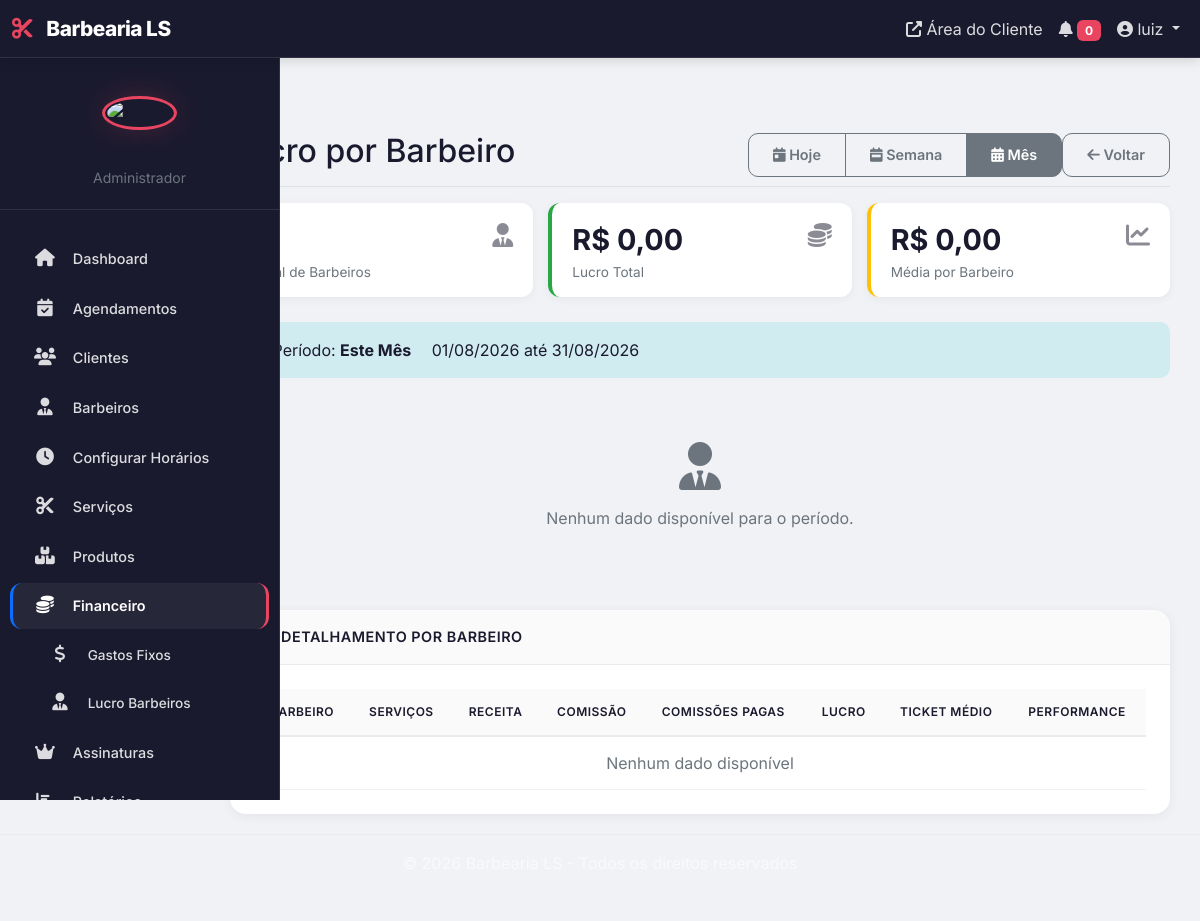
/finance/lucro-barbeiros/ (signed in), run on an earlier commit of the app's database.
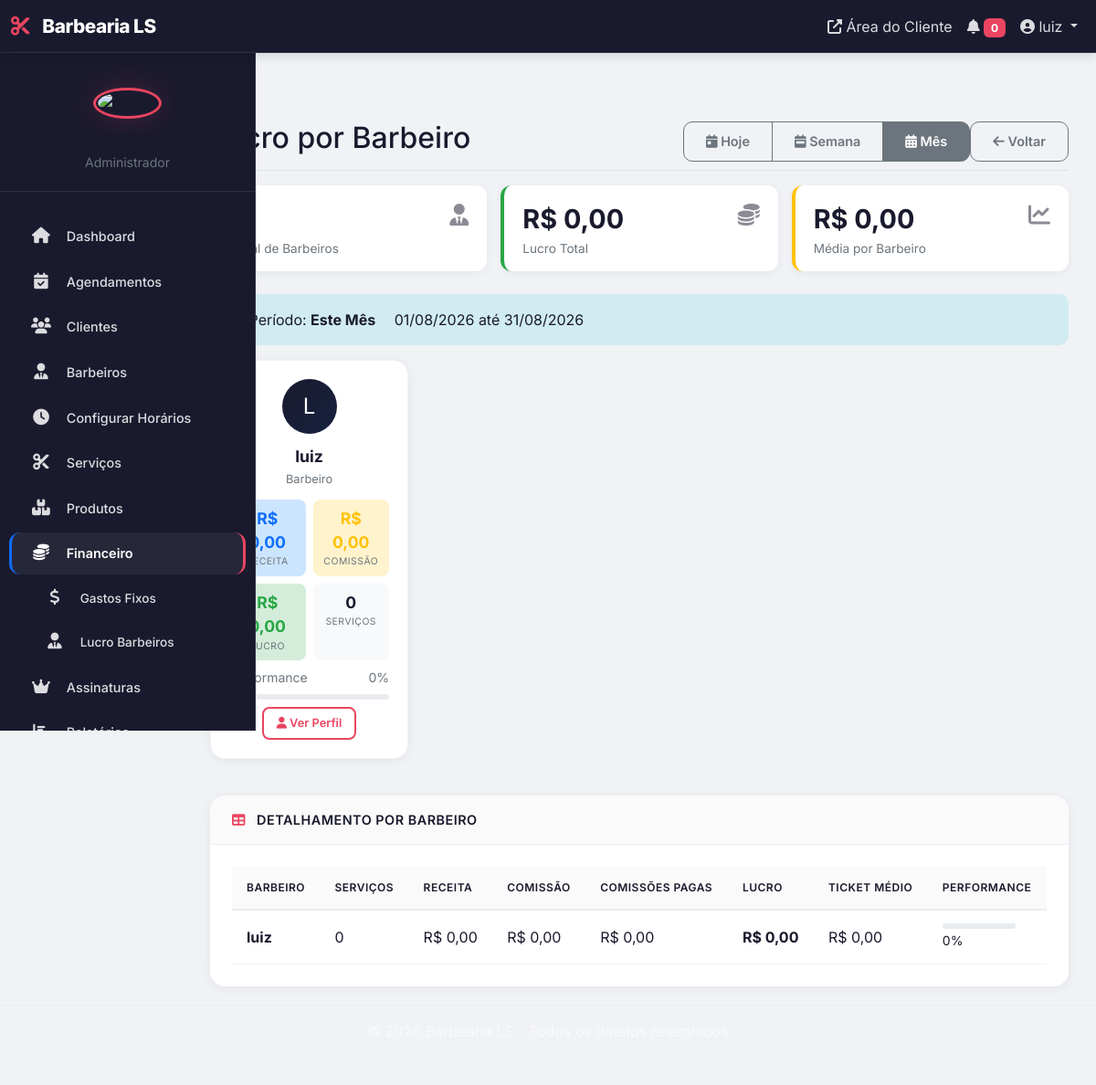
And on a later commit of the database.
### apps/barbers/models.py (models this page shows, shortened)
class Barber(BaseModel):
    class BarberStatus(models.TextChoices):
        ACTIVE = 'active', 'Ativo'
        INACTIVE = 'inactive', 'Inativo'
        ON_VACATION = 'on_vacation', 'Em Férias'
        ON_LEAVE = 'on_leave', 'Afastado'
    user = models.OneToOneField(
        User,
        on_delete=models.PROTECT,
        related_name='barber_profile',
        verbose_name=_('Usuário')
    )
    registration_number = models.CharField(
        _('Número de Registro'),
        max_length=20,
        unique=True,
        blank=True,
        null=True,
        help_text='Número de registro profissional (se aplicável)'
    )
    specialty = models.CharField(
        _('Especialidade'),
        max_length=100,
        blank=True,
        help_text='Especialidade principal do barbeiro'
    )
    bio = models.TextField(
        _('Biografia'),
        max_length=500,
        blank=True,
        help_text='Breve descrição sobre o barbeiro'
    )
    experience_years = models.PositiveIntegerField(
        _('Anos de Experiência'),
        default=0,
        help_text='Anos de experiência profissional'
    )
    commission_percentage = models.DecimalField(
        _('Percentual de Comissão'),
        max_digits=5,
        decimal_places=2,
        default=30.00,
        validators=[validate_percentage],
        help_text='Percentual de comissão sobre os serviços'
    )
    status = models.CharField(
        _('Status'),
        max_length=20,
        choices=BarberStatus.choices,
        default=BarberStatus.ACTIVE,
        db_index=True
    )
    total_services = models.PositiveIntegerField(
        _('Total de Serviços'),
        default=0,
        help_text='Total de serviços realizados'
    )
    image = models.ImageField(
        _('Imagem'),
        upload_to='barbers/%Y/%m/',
        blank=True,
        null=True,
        help_text='Foto do barbeiro'
    )
    class Meta:
        verbose_name = _('Barbeiro')
        verbose_name_plural = _('Barbeiros')
        ordering = ['user__first_name', 'user__last_name']
        indexes = [
            models.Index(fields=['status', 'is_active']),
            models.Index(fields=['user', 'is_active']),
        ]
    @property
    def full_name(self):
        return self.user.get_full_name()

### apps/accounts/models.py (models this page shows, shortened)
class User(AbstractUser):
    class UserType(models.TextChoices):
        ADMIN = 'admin', 'Administrador'
        MANAGER = 'manager', 'Gerente'
        BARBER = 'barber', 'Barbeiro'
        RECEPTIONIST = 'receptionist', 'Recepcionista'
        CUSTOMER = 'customer', 'Cliente'
    cpf = models.CharField(
        'CPF',
        max_length=14,
        unique=True,
        validators=[validate_cpf],
        blank=True,
        null=True,
        help_text='CPF do usuário (apenas números)'
    )
    phone = models.CharField(
        'Telefone',
        max_length=15,
        validators=[validate_phone],
        blank=True,
        help_text='Telefone com DDD (apenas números)'
    )
    birth_date = models.DateField(
        'Data de Nascimento',
        blank=True,
        null=True
    )
    user_type = models.CharField(
        'Tipo de Usuário',
        max_length=20,
        choices=UserType.choices,
        default=UserType.CUSTOMER,
        db_index=True
    )
    avatar = models.ImageField(
        'Avatar',
        upload_to='profiles/avatars/%Y/%m/',
        blank=True,
        null=True,
        help_text='Imagem de perfil do usuário'
    )
    bio = models.TextField(
        'Biografia',
        max_length=500,
        blank=True,
        help_text='Breve descrição sobre o usuário'
    )
    is_active = models.BooleanField(
        'Ativo',
        default=True,
        db_index=True,
        help_text='Desative para bloquear o acesso do usuário'
    )
    last_activity = models.DateTimeField(
        'Última Atividade',
        blank=True,
        null=True,
        editable=False
    )
    created_at = models.DateTimeField(
        'Criado em',
        auto_now_add=True,
        editable=False
    )
    updated_at = models.DateTimeField(
        'Atualizado em',
        auto_now=True,
        editable=False
    )
    objects = UserManager()  # Usar o UserManager
    all_objects = models.Manager()
    class Meta:
        db_table = 'auth_user'
        verbose_name = _('Usuário')
        verbose_name_plural = _('Usuários')
        ordering = ['-date_joined']
        indexes = [
            models.Index(fields=['username', 'is_active']),
            models.Index(fields=['email', 'is_active']),
            models.Index(fields=['cpf']),
        ]
    def get_full_name(self):
        if self.first_name and self.last_name:
            return f'{self.first_name} {self.last_name}'
        return self.first_name or self.username

### apps/finance/views.py (the view)
# urls.py: path('lucro-barbeiros/', views.BarberProfitReportView.as_view(), name='barber_profit'),
class BarberProfitReportView(LoginRequiredMixin, PermissionRequiredMixin, TemplateView):
    template_name = 'finance/barber_profit.html'
    permission_required = 'finance.view_transaction'
    def get_context_data(self, **kwargs):
        context = super().get_context_data(**kwargs)
        period = self.request.GET.get('period', 'month')
        today = timezone.now().date()
        if period == 'month':
            start_date = today.replace(day=1)
            next_month = start_date.replace(day=28) + timedelta(days=4)
            end_date = next_month - timedelta(days=next_month.day)
            period_label = 'Este Mês'
        elif period == 'week':
            start_date = today - timedelta(days=today.weekday())
            end_date = start_date + timedelta(days=6)
            period_label = 'Esta Semana'
        else:
            start_date = today
            end_date = today
            period_label = 'Hoje'
        context['period'] = period
        context['period_label'] = period_label
        context['start_date'] = start_date
        context['end_date'] = end_date
        from apps.barbers.models import Barber
        barbers = Barber.objects.filter(is_active=True)
        barber_data = []
        total_profit = Decimal('0.00')
        for barber in barbers:
            appointments = Appointment.objects.filter(
                barber=barber,
                status=Appointment.AppointmentStatus.COMPLETED,
                start_time__date__gte=start_date,
                start_time__date__lte=end_date,
                is_active=True
            ).exclude(
                status=Appointment.AppointmentStatus.CANCELLED
            )
            total_services = appointments.count()
            total_revenue = appointments.aggregate(total=Sum('final_price'))['total'] or Decimal('0.00')
            total_commission = appointments.aggregate(total=Sum('commission_amount'))['total'] or Decimal('0.00')
            commissions_paid = Commission.objects.filter(
                barber=barber,
                status=Commission.CommissionStatus.PAID,
                paid_at__date__gte=start_date,
                paid_at__date__lte=end_date,
                is_active=True
            ).aggregate(total=Sum('amount'))['total'] or Decimal('0.00')
            profit = total_revenue - total_commission
            work_days = 22 if period == 'month' else 5 if period == 'week' else 1
            total_hours = work_days * 8
            utilized_hours = total_services * 0.5
            utilization = (utilized_hours / total_hours) * 100 if total_hours > 0 else 0
            barber_data.append({
                'barber': barber,
                'total_services': total_services,
                'total_revenue': total_revenue,
                'total_commission': total_commission,
                'commissions_paid': commissions_paid,
                'profit': profit,
                'avg_ticket': total_revenue / total_services if total_services > 0 else 0,
                'utilization': min(utilization, 100),
            })
            total_profit += profit
        barber_data.sort(key=lambda x: x['profit'], reverse=True)
        context['barber_data'] = barber_data
        context['total_profit'] = total_profit
        context['avg_profit'] = total_profit / len(barber_data) if barber_data else 0
        return context

### apps/core/managers.py (called while the page is built)
    def get_queryset(self):
        return super().get_queryset().filter(is_active=True)

### templates/finance/barber_profit.html (shortened to what the changed rows need)
{% extends 'base.html' %}
{% load static %}
{% block page_title %}Lucro por Barbeiro{% endblock %}
{% block content %}
<div class="row">
    {% for data in barber_data %}
    <div class="col-xl-3 col-md-6 mb-4">
        <div class="barber-card">
            <div class="barber-avatar">
                {{ data.barber.full_name|first|upper }}
            </div>
            <div class="barber-name">{{ data.barber.full_name }}</div>
            <div class="barber-specialty">
                {{ data.barber.specialty|default:"Profissional" }}
            </div>
            <div class="barber-stats">
                <div class="stat-item revenue">
                    <div class="stat-number">R$ {{ data.total_revenue|floatformat:2 }}</div>
                    <div class="stat-label">Receita</div>
                </div>
                <div class="stat-item commission">
                    <div class="stat-number">R$ {{ data.total_commission|floatformat:2 }}</div>
                    <div class="stat-label">Comissão</div>
                </div>
                <div class="stat-item profit">
                    <div class="stat-number">R$ {{ data.profit|floatformat:2 }}</div>
                    <div class="stat-label">Lucro</div>
                </div>
                <div class="stat-item">
                    <div class="stat-number">{{ data.total_services }}</div>
                    <div class="stat-label">Serviços</div>
                </div>
            </div>
            <div class="mt-2">
                <div class="d-flex justify-content-between small">
                    <span class="text-muted">Performance</span>
                    <span class="text-muted">{{ data.utilization|default:"0" }}%</span>
                </div>
                <div class="progress-custom">
                </div>
            </div>
            <div class="mt-2 text-center">
                <a href="{% url 'barbers:detail' data.barber.pk %}" class="btn btn-sm btn-outline-primary">
                    <i class="fas fa-user"></i> Ver Perfil
                </a>
            </div>
        </div>
    </div>
    {% empty %}
    <div class="col-12">
        <div class="text-center text-muted py-5">
            <i class="fas fa-user-tie fa-3x mb-3"></i>
            <p>Nenhum dado disponível para o período.</p>
        </div>
    </div>
    {% endfor %}
</div>
<div class="card mt-3">
    <div class="card-header">
        <i class="fas fa-table"></i> Detalhamento por Barbeiro
    </div>
    <div class="card-body">
        <div class="table-responsive">
            <table class="table table-hover table-sm">
                <thead>
                    <tr>
                        <th>Barbeiro</th>
                        <th>Serviços</th>
                        <th>Receita</th>
                        <th>Comissão</th>
                        <th>Comissões Pagas</th>
                        <th>Lucro</th>
                        <th>Ticket Médio</th>
                        <th>Performance</th>
                    </tr>
                </thead>
                <tbody>
                    {% for data in barber_data %}
                    <tr>
                        <td><strong>{{ data.barber.full_name }}</strong></td>
                        <td>{{ data.total_services }}</td>
                        <td>R$ {{ data.total_revenue|floatformat:2 }}</td>
                        <td>R$ {{ data.total_commission|floatformat:2 }}</td>
                        <td>R$ {{ data.commissions_paid|floatformat:2 }}</td>
                        <td class="fw-bold text-success">R$ {{ data.profit|floatformat:2 }}</td>
                        <td>R$ {{ data.avg_ticket|floatformat:2 }}</td>
                        <td>
                            <div class="progress" style="height: 6px; width: 80px;">
                            </div>
                            <small>{{ data.utilization|default:"0" }}%</small>
                        </td>
                    </tr>
                    {% empty %}
                    <tr>
                        <td colspan="8" class="text-center text-muted">Nenhum dado disponível</td>
                    </tr>
                    {% endfor %}
                </tbody>
            </table>
        </div>
    </div>
</div>
{% endblock %}

What changed in the data, as far as the page shows it:
added Barber: barber.full_name|first "L", barber.full_name "luiz", barber.specialty "Barbeiro", total_revenue "0,00", total_commission "0,00", profit "0,00", total_services "0", utilization "0", commissions_paid "0,00", avg_ticket "0,00"
Also different on the page:
text no longer shown: "Nenhum dado disponível para o período. Nenhum dado disponível"
